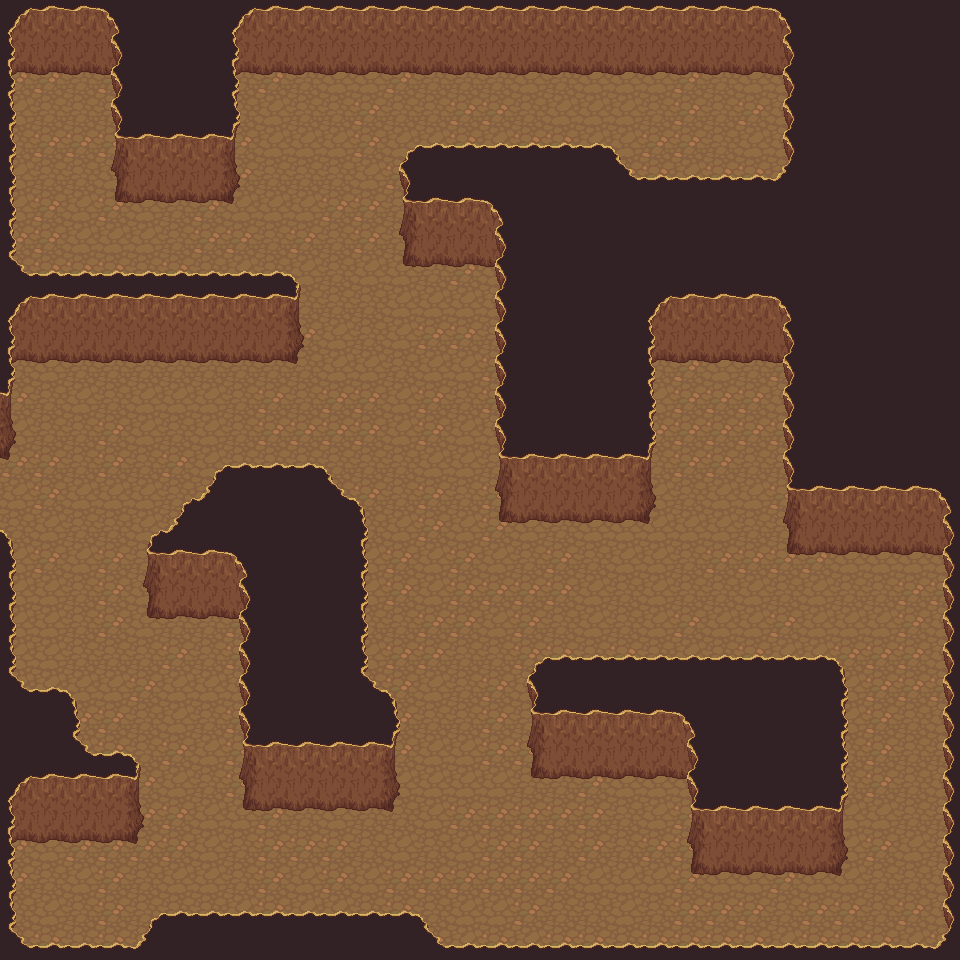

A level layout from a 2D game, rendered from its tile map. Below: a short description, then the map file with tile-grid data replaced by summaries:
An orthogonal 30x30 tile map with 32x32 px tiles, 3 tile layers (floor, walls, walls_walkable), 2 tilesets.

<map version="1.0" orientation="orthogonal" width="30" height="30" tilewidth="32" tileheight="32">
 <tileset firstgid="1" name="mountains" tilewidth="32" tileheight="32">
  <image source="../tiles/mountains.png" width="384" height="288" />
 </tileset>
 <tileset firstgid="109" name="dirt2" tilewidth="32" tileheight="32">
  <image source="../tiles/dirt2.png" width="96" height="192" />
 </tileset>
 <layer name="floor" width="30" height="30">
  <data>[900 cells, 900 non-empty, 3 distinct tile ids]</data>
 </layer>
 <layer name="walls" width="30" height="30">
  <properties>
   <property name="walkable" value="false" />
  </properties>
  <data>[900 cells, 517 non-empty, 20 distinct tile ids]</data>
 </layer>
 <layer name="walls_walkable" width="30" height="30">
  <properties>
   <property name="render" value="hover" />
  </properties>
  <data>[900 cells, 80 non-empty, 5 distinct tile ids]</data>
 </layer>
</map>
